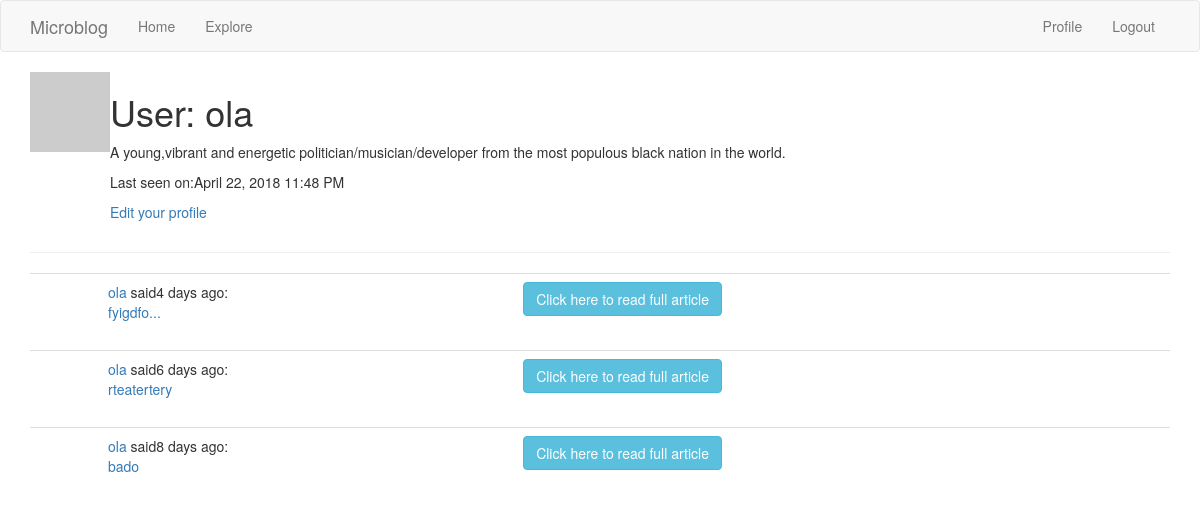
Before: /user/ola (signed in) with the older database file.
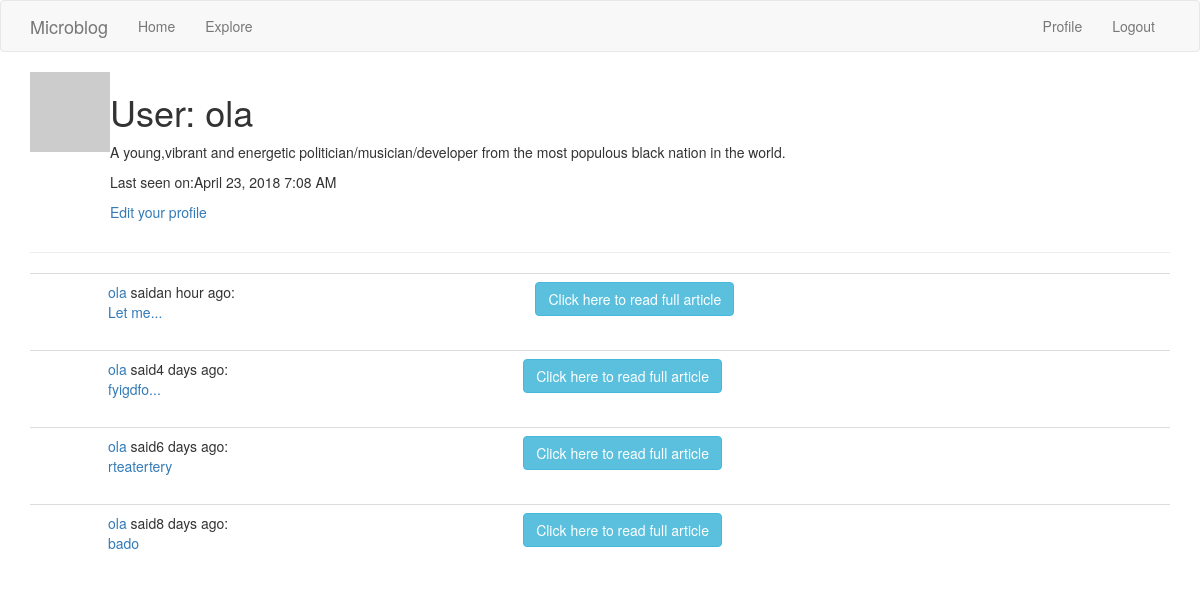
After: the same page with the newer database file.
### app/models.py (models this page shows, shortened)
class User(UserMixin, db.Model):
    id = db.Column(db.Integer, primary_key = True)
    username = db.Column(db.String(64), index =True, unique=True)
    email = db.Column(db.String(120), index=True,unique = True)
    password_hash = db.Column(db.String(128))
    posts = db.relationship('Post', backref ='author',lazy = 'dynamic')
    about_me = db.Column(db.String(140))
    last_seen = db.Column(db.DateTime, default = datetime.utcnow)
    def avatar(self, size):
        digest = md5(self.email.lower().encode('utf-8')).hexdigest()
        return 'https://www.gravatar.com/avatar/{}?d=identicon&s={}'.format(
            digest, size)

class Post(db.Model):
    id = db.Column(db.Integer,primary_key=True)
    body = db.Column(db.String(140))
    timestamp = db.Column(db.DateTime, index= True, default =datetime.utcnow)
    user_id = db.Column(db.Integer,db.ForeignKey('user.id'))

### app/main/routes.py (the view)
@bp.route('/user/<username>')
@login_required
def user(username):
    user = User.query.filter_by(username=username).first_or_404()
    page = request.args.get('page', 1, type=int)
    posts = user.posts.order_by(Post.timestamp.desc()).paginate(
        page, current_app.config['POSTS_PER_PAGE'], False)
    next_url = url_for('main.user', username=user.username, page=posts.next_num) \
        if posts.has_next else None
    prev_url = url_for('main.user', username=user.username, page=posts.prev_num) \
        if posts.has_prev else None
    return render_template('user.html', user=user, posts=posts.items,
                           next_url=next_url, prev_url=prev_url)

### app/main/routes.py (called while the page is built)
@bp.before_request
def before_request():
    if current_user.is_authenticated:
        current_user.last_seen = datetime.utcnow()
        db.session.commit()

### app/models.py (called while the page is built)
@login.user_loader
def load_user(id):
    return User.query.get(int(id))

### app/templates/user.html (shortened to what this page needs)
{% extends "base.html"%}
{% block app_content %}
<table>
      <tr valign="top">
          <td><img src="{{ user.avatar(128) }}"></td>
          <td>
            <h1>User: {{ user.username }}</h1>
            {% if user.about_me %}<p>{{user.about_me}}</p>{%  endif %}
            {% if user.last_seen %} <p>Last seen on:{{ moment(user.last_seen).format('LLL')}}</p>{% endif %}
            {% if user == current_user %}
            <p><a href ="{{url_for('main.edit_profile')}}">Edit your profile</a></p>
            {% endif %}
          </td>
      </tr>
  </table>
<hr>
{% for post in posts %}
  {% include '_post.html'%}
{% endfor %}
{% endblock %}

### app/templates/base.html (shortened to what this page needs)
{% extends 'bootstrap/base.html' %}
    {% block navbar %}
    <nav class="navbar navbar-default">
        <div class="container">
            <div class="navbar-header">
                <a class="navbar-brand" href="{{ url_for('main.index') }}">Microblog</a>
            </div>
            <div class="collapse navbar-collapse" id="bs-example-navbar-collapse-1">
                <ul class="nav navbar-nav">
                    <li><a href="{{ url_for('main.index') }}">Home</a></li>
                    <li><a href="{{ url_for('main.explore') }}">Explore</a></li>
                </ul>
                <ul class="nav navbar-nav navbar-right">
                    {% if current_user.is_anonymous %}
                    <li><a href="{{ url_for('auth.login') }}">Login</a></li>
                    {% else %}
                    <li><a href="{{ url_for('main.user', username=current_user.username) }}">Profile</a></li>
                    <li><a href="{{ url_for('auth.logout') }}">Logout</a></li>
                    {% endif %}
                </ul>
            </div>
        </div>
    </nav>
    {% endblock %}
{% block content %}
  <div class="container">
      {% block app_content %}{% endblock %}
  </div>
{% endblock %}

### app/templates/_post.html (shortened to what this page needs)
<table class="table table-hover">
       <tr>
           <td width="70px">
           </td>
           <td>
               <a href="{{ url_for('main.user', username=post.author.username) }}">
                   {{ post.author.username }}
               </a>
               said{{ moment(post.timestamp).fromNow() }}:
               <br>
               <a href="{{url_for('main.fullpost',id=post.id)}}">{{ post.body |truncate (10)}}</a>
           </td>
           <td>
              <a href="{{url_for('main.fullpost',id=post.id)}}"><button class="btn btn-info">Click here to read full article</button></a>
           </td>
       </tr>
   </table>

Changed rows visible on the page:
changed User "ola": last_seen "April 22, 2018 11:48 PM" → "April 23, 2018 7:08 AM"
added Post: author.username "ola", timestamp "an hour ago", body "Let me..."
